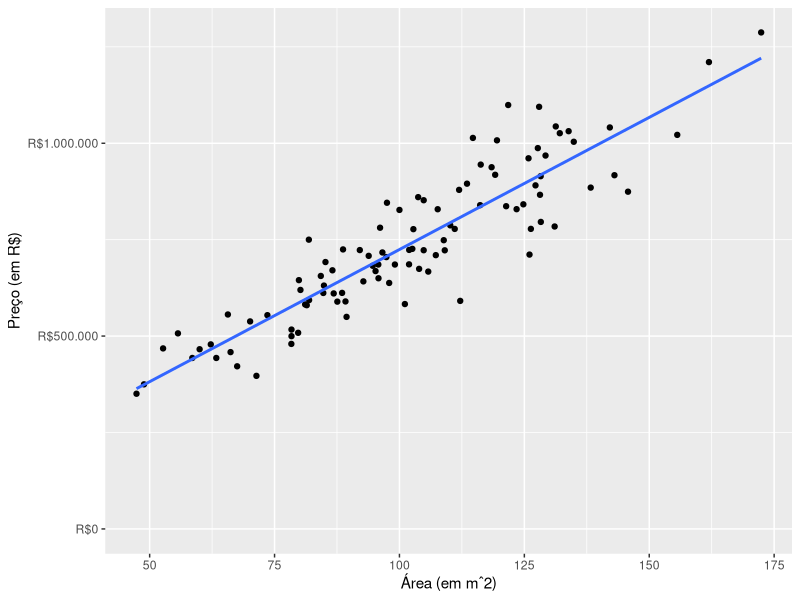
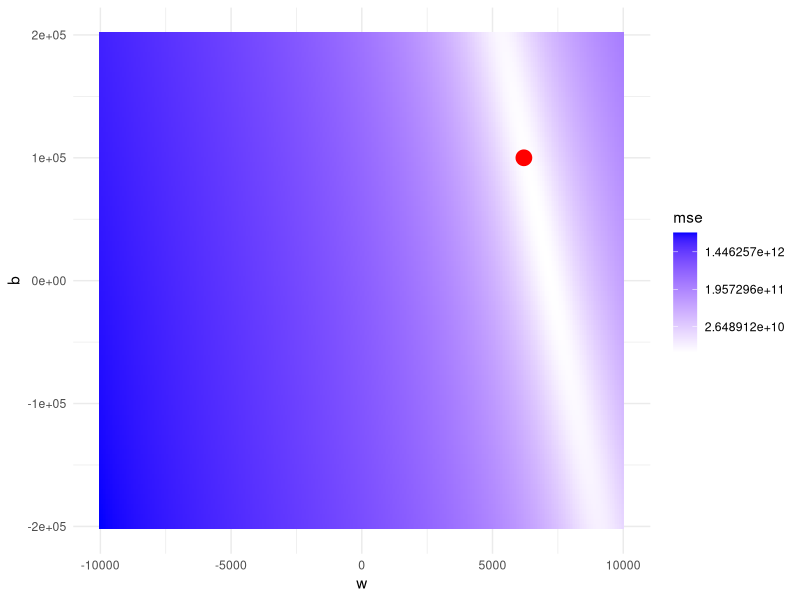
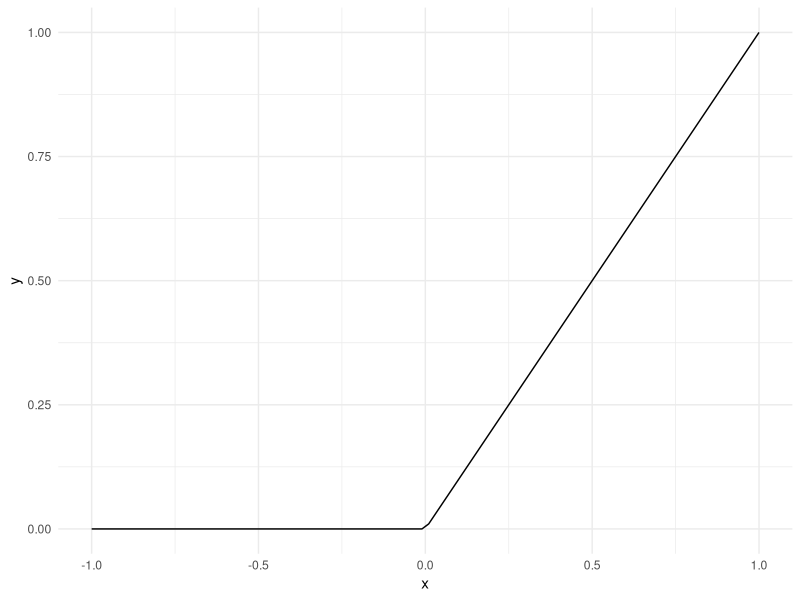

Here is the R script that generated these plots, in order:
## ---- chunk 1
knitr::opts_chunk$set(eval = TRUE, echo = FALSE, 
                      dpi = 96, fig.height = 4.7, 
                      fig.width = 10, fig.retina = 3)
library(tidyverse)
## ---- chunk 2
df <- tibble(
  m2 = rgamma(n = 100, scale = 5, shape = 20),
  preco = 100000 + (6200 + rnorm(n = 100, sd = 800)) * m2 
)

ggplot(df, aes(x = m2, y = preco)) +
  geom_point() +
  coord_cartesian(ylim = c(0, NA)) +
  scale_y_continuous(
    name = "Preço (em R$)",
    labels = scales::dollar_format(prefix = "R$", big.mark = ".", decimal.mark = ",")
    
    ) +
  scale_x_continuous(name = "Área (em mˆ2)") +
  geom_smooth(method = "lm", se = FALSE, formula = y ~ x)
## ---- chunk 3
mse <- function(w, b) {
  mean((df$preco - (df$m2*w + b))^2)
}

expand.grid(
  w = seq(from = -10000, to = 10000, length.out = 300),
  b = seq(from = -200000, to = 200000, length.out = 100)
) %>% 
  rowwise() %>% 
  mutate(mse = mse(w, b)) %>% 
  ggplot(aes(x = w, y = b, fill = mse)) +
  geom_bin2d(stat = "identity") +
  scale_fill_gradient(high = "blue", low = "white", trans = "log") +
  theme_minimal() +
  geom_point(
    data = data.frame(w = 6200, b = 100000),
    aes(x = w, y = b, fill = NULL),
    color = "red",
    size = 5
  )
## ---- chunk 4
tibble(
  x = seq(-1, 1, length.out = 100),
  y = pmax(0, x)
) %>% 
  ggplot(aes(x = x, y = y)) +
  geom_line() +
  theme_minimal()
## ---- chunk 5
cross_entropy <- function(y_hat) {
  if (y == 1) -log(y_hat)
  else -log(-y_hat)
}
